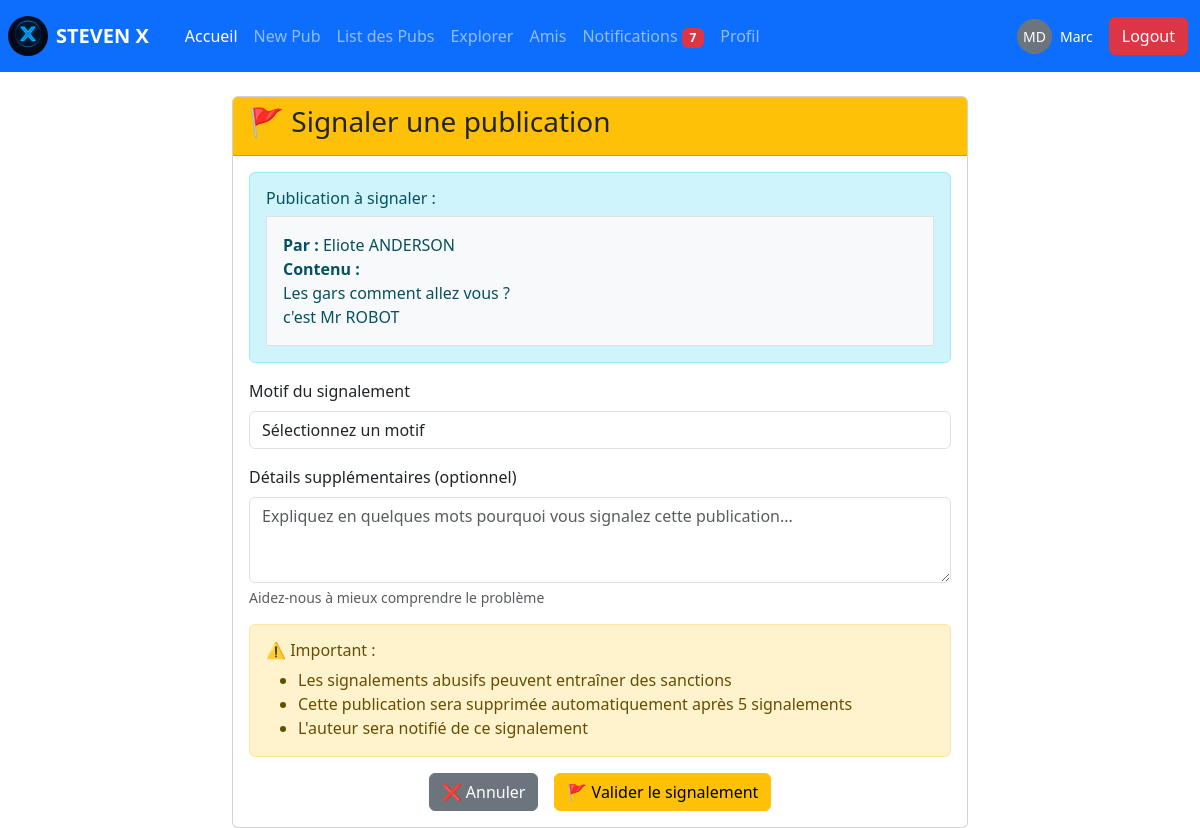
Screenshot of /signaler_publication.php?id=4 (signed in) with the database file from the repository.
### tables this page shows
CREATE TABLE `publications` (
  `id` int(11) NOT NULL,
  `user_id` int(11) NOT NULL,
  `contenu` text NOT NULL,
  `date_ajout` timestamp NOT NULL DEFAULT current_timestamp() ON UPDATE current_timestamp(),
  `date_modification` timestamp NOT NULL DEFAULT current_timestamp() ON UPDATE current_timestamp(),
  `image` varchar(255) DEFAULT NULL
);

CREATE TABLE `user` (
  `id` int(11) NOT NULL,
  `nom` varchar(10) NOT NULL,
  `prenom` varchar(20) NOT NULL,
  `date_naissance` date NOT NULL,
  `telephone` varchar(20) NOT NULL,
  `sexe` varchar(50) NOT NULL,
  `adresse` varchar(255) NOT NULL,
  `mail` varchar(255) NOT NULL,
  `photo_profil` varchar(255) NOT NULL,
  `mdp` varchar(255) NOT NULL
);

### signaler_publication.php (the view, shortened to what this page needs)
<?php
include('bdd.php');
$publication_id = $_GET['id'];
$success = false;
$error = '';
$current_user = null;
if (isset($_SESSION['user_id'])) {
    $stmt = $pdo->prepare("SELECT photo_profil FROM user WHERE id = ?");
    $stmt->execute([$_SESSION['user_id']]);
    $current_user = $stmt->fetch(PDO::FETCH_ASSOC);
}
    $stmt = $pdo->prepare("SELECT p.*, u.nom, u.prenom FROM publications p JOIN user u ON p.user_id = u.id WHERE p.id = ?");
    $stmt->execute([$publication_id]);
    $publication = $stmt->fetch(PDO::FETCH_ASSOC);
?>
<!DOCTYPE html>
<html lang="fr">
<head>
    <link href="https://cdn.jsdelivr.net/npm/bootstrap@5.3.7/dist/css/bootstrap.min.css" rel="stylesheet">
</head>
<body>
    <nav class="navbar navbar-expand-lg navbar-dark bg-primary">
        <img src="logo/StevenX.png" alt="" class="m-2" style="width: 40px; height: 40px; border-radius: 50%;">
        <b><a class="navbar-brand" href="dash.php">STEVEN X</a></b>
        <div class="container">
            <div class="collapse navbar-collapse" id="navbarNav">
                <ul class="navbar-nav me-auto">
                    <li class="nav-item">
                        <a class="nav-link active" href="dash.php">Accueil</a>
                    </li>
                    <li class="nav-item">
                        <a class="nav-link" href="new_pub.php">New Pub</a>
                    </li>
                    <li class="nav-item">
                        <a class="nav-link" href="list_pubs.php">List des Pubs</a>
                    </li>
                    <li class="nav-item">
                        <a class="nav-link" href="explorer.php">Explorer</a>
                    </li>
                    <li class="nav-item">
                        <a class="nav-link" href="amis.php">Amis</a>
                    </li>
                    <li class="nav-item">
                        <?php include '_navbar_notifications.php'; ?>
                    </li>
                    <li class="nav-item">
                        <a class="nav-link" href="profil.php">Profil</a>
                    </li>
                </ul>
                <div class="d-flex align-items-center me-3">
                    <?php if ($current_user && $current_user['photo_profil'] && file_exists($current_user['photo_profil'])): ?>
                    <img src="<?php echo htmlspecialchars($current_user['photo_profil']); ?>" alt="Photo de profil"
                        class="rounded-circle me-2" style="width: 35px; height: 35px; object-fit: cover;">
                    <?php else: ?>
                    <div class="bg-secondary text-white rounded-circle d-flex align-items-center justify-content-center me-2"
                        style="width: 35px; height: 35px; font-size: 14px;">
                        <?php echo strtoupper(substr($_SESSION['user_prenom'], 0, 1) . substr($_SESSION['user_nom'], 0, 1)); ?>
                    </div>
                    <?php endif; ?>
                    <span class="text-white small"><?php echo htmlspecialchars($_SESSION['user_prenom']); ?></span>
                </div>
                <button type="button" class="btn btn-danger" data-bs-toggle="modal"
                    data-bs-target="#confirmLogoutModal">Logout</button>
            </div>
        </div>
    </nav>
    <div class="container mt-4">
        <div class="row justify-content-center">
            <div class="col-md-8">
                <div class="card">
                    <div class="card-header bg-warning text-dark">
                        <h3>🚩 Signaler une publication</h3>
                    </div>
                    <div class="card-body">
                        <?php if ($success): ?>
                        <div class="alert alert-success">
                            <h5>✅ <?php echo $message_succes; ?></h5>
                            <p>Merci de nous aider à maintenir une communauté saine.</p>
                            <div class="text-center">
                                <a href="dash.php" class="btn btn-primary">Retour à l'accueil</a>
                            </div>
                        </div>
                        <?php else: ?>
                        <div class="alert alert-info">
                            <h6>Publication à signaler :</h6>
                            <div class="border p-3 mt-2 bg-light">
                                <strong>Par :</strong>
                                <?php echo htmlspecialchars($publication['prenom'] . ' ' . $publication['nom']); ?><br>
                                <strong>Contenu :</strong><br>
                                <?php echo nl2br(htmlspecialchars(substr($publication['contenu'], 0, 200))); ?>
                            </div>
                        </div>
                        <form method="POST">
                            <div class="mb-3">
                                <label for="motif" class="form-label">Motif du signalement </label>
                                <select class="form-control" id="motif" name="motif" required>
                                    <option value="">Sélectionnez un motif</option>
                                </select>
                            </div>
                            <div class="mb-3">
                                <label for="raison_details" class="form-label">Détails supplémentaires
                                    (optionnel)</label>
                                <textarea class="form-control" id="raison_details" name="raison_details" rows="3"
                                    placeholder="Expliquez en quelques mots pourquoi vous signalez cette publication..."><?php echo isset($_POST['raison_details']) ? htmlspecialchars($_POST['raison_details']) : ''; ?></textarea>
                                <div class="form-text">Aidez-nous à mieux comprendre le problème</div>
                            </div>
                            <div class="alert alert-warning">
                                <h6>⚠️ Important :</h6>
                                <ul class="mb-0">
                                    <li>Les signalements abusifs peuvent entraîner des sanctions</li>
                                    <li>Cette publication sera supprimée automatiquement après 5 signalements</li>
                                    <li>L'auteur sera notifié de ce signalement</li>
                                </ul>
                            </div>
                            <div class="d-grid gap-2 d-md-flex justify-content-md-center">
                                <a href="dash.php" class="btn btn-secondary me-md-2">❌ Annuler</a>
                                <button type="S'inscrire" class="btn btn-warning">🚩 Valider le signalement</button>
                            </div>
                        </form>
                        <?php endif; ?>
                    </div>
                </div>
            </div>
        </div>
    </div>
</body>
</html>

### rows the page displays
publications: user.nom "Eliote ANDERSON", contenu "Les gars comment allez vous ? c'est Mr ROBOT"

### other values shown
$nb_non_lues_nav "7"
$_SESSION['user_prenom'] "Marc"
